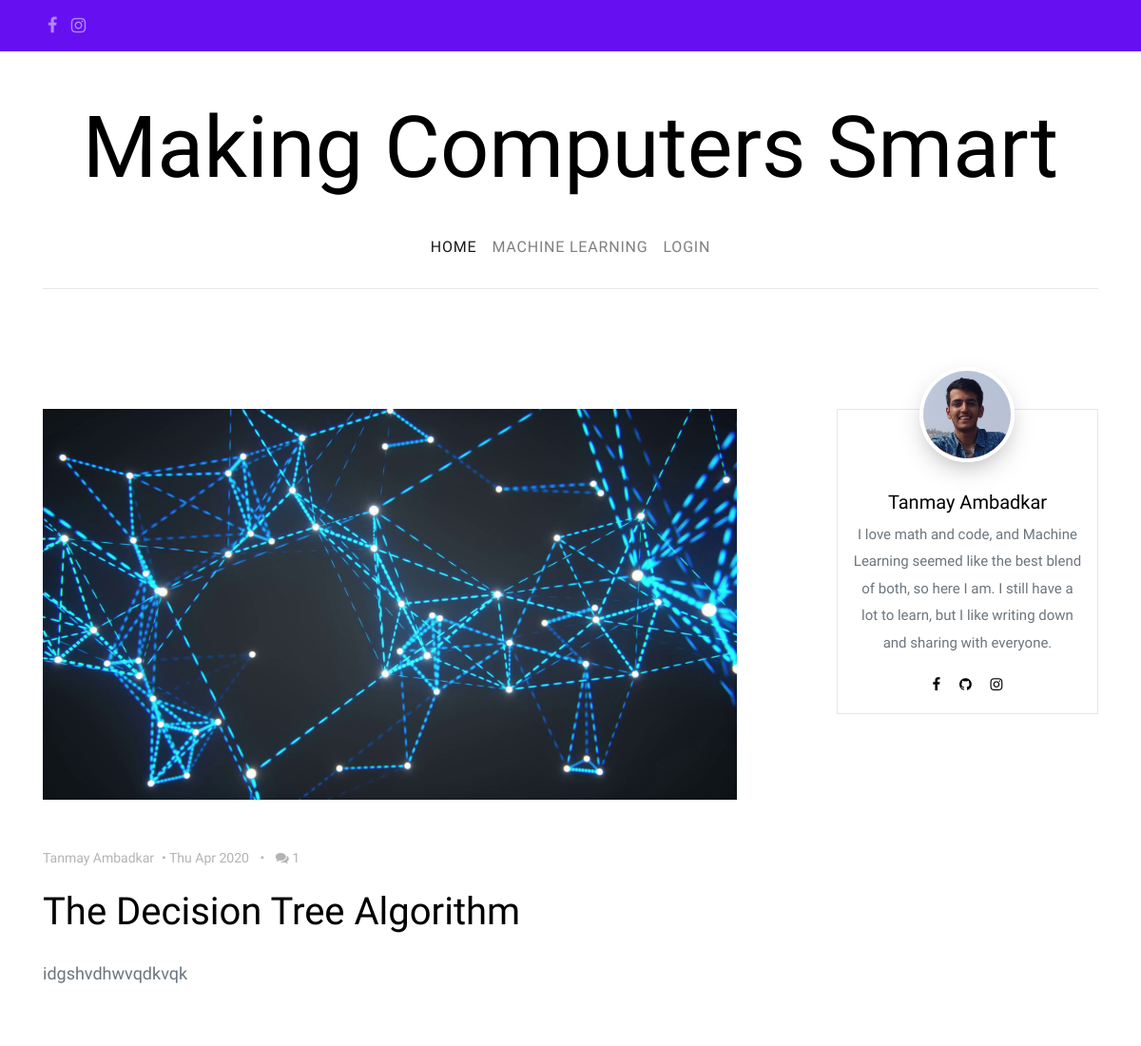
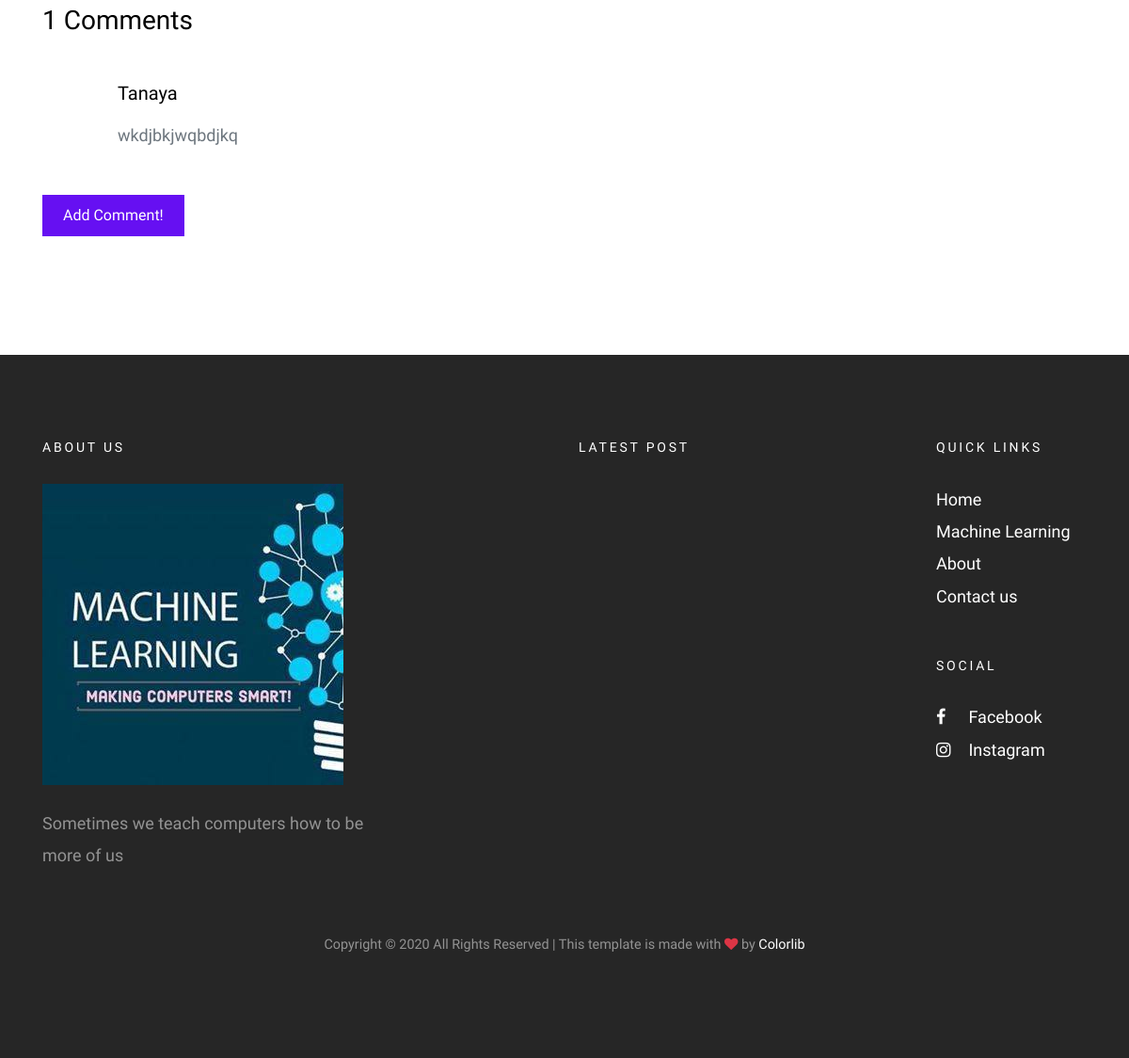
Screenshot of /post/2 with the database file from the repository (2 pictures, top to bottom).
### blog/models.py (models this page shows, shortened)
class Post(models.Model):
    author = models.ForeignKey('UserProfileInfo', on_delete = models.CASCADE)
    title = models.CharField(max_length = 200)
    cover_img = models.ImageField(upload_to = 'cover_image', blank = True)
    text = models.TextField()
    created_date = models.DateTimeField(default = timezone.now)
    published_date = models.DateTimeField(blank = True, null = True)
    def approve_comments(self):
        return self.comments.filter(approved_comment=True)

class UserProfileInfo(models.Model):
    user = models.OneToOneField(User, on_delete= models.CASCADE)
    profile_img = models.ImageField(upload_to = 'profile_pics', blank = True)
    description = models.TextField(blank = True)
    instagram = models.URLField(blank = True)
    facebook = models.URLField(blank = True)
    github = models.URLField(blank = True)

class Comment(models.Model):
    post = models.ForeignKey('blog.Post', related_name = 'comments', on_delete = models.CASCADE)
    author = models.CharField(max_length = 100)
    text= models.TextField()
    create_date = models.DateTimeField(default = timezone.now)
    approved_comment = models.BooleanField(default = False)

### blog/views.py (the view)
# urls.py: path('post/<int:pk>', PostDetailView.as_view(), name = 'post_detail'),
class PostDetailView(DetailView):
    model = Post

### blog/templates/blog/post_detail.html (shortened to what this page needs)
{% extends "blog/base.html" %}
{% load static %}
{% block content %}
<section class="site-section py-lg">
  <div class="container">
    <div class="row blog-entries element-animate">
      <div class="col-md-12 col-lg-8 main-content">
        <img src="/media/{{post.cover_img}}" alt="Image" class="img-fluid mb-5">
         <div class="post-meta">
            <span class="author mr-2"> {{post.author.user.first_name}} {{post.author.user.last_name}}</span>&bullet;
            {% if post.published_date  %}
                <span class="mr-2">{{ post.published_date|date:"D M Y"}}</span> &bullet;
                <span class="ml-2"><span class="fa fa-comments"></span> {{post.approve_comments.count}}</span>
            {% else %}
                <a href="{% url 'post_publish' pk=post.pk %}" class='btn btn-primary'>Publish</a>
            {% endif %}
          </div>
        <h1 class="mb-4">{{post.title|safe|linebreaksbr}}</h1>
        <div class="post-content-body">
            {{post.text|safe|linebreaksbr}}
        </div>
        <div class="pt-5">
          <h3 class="mb-5">{{post.approve_comments.count}} Comments</h3>
          <ul class="comment-list">
              {% for comment in post.comments.all %}
                {% if user.is_authenticated or comment.approved_comment %}
                    <li class="comment">
                      <div class="comment-body">
                        <h3>{{comment.author}}</h3>
                        <p>{{comment.text|safe|linebreaks}}</p>
                      </div>
                    </li>
                {% endif %}
                {% empty %}
                <p> No Comments!</p>
              {% endfor %}
          </ul>
        </div>
        <a class="btn btn-primary btn-comment" href="{% url 'add_comments_to_post' pk=post.pk %}">Add Comment!</a>
      </div>
      <div class="col-md-12 col-lg-4 sidebar">
        <div class="sidebar-box">
          <div class="bio text-center">
            <img src="/media/{{post.author.profile_img}}" alt="Image Placeholder" class="img-fluid">
            <div class="bio-body">
              <h2>{{post.author.user.first_name}} {{post.author.user.last_name}}</h2>
              <p>{{post.author.description}}</p>
              <p class="social">
                <a href="{{post.author.facebook}}" class="p-2"><span class="fa fa-facebook"></span></a>
                <a href="{{post.author.github}}" class="p-2"><span class="fa fa-github"></span></a>
                <a href="{{post.author.instagram}}" class="p-2"><span class="fa fa-instagram"></span></a>
              </p>
            </div>
          </div>
        </div>
      </div>
    </div>
  </div>
</section>
{% endblock %}

### blog/static/css/style.css (style rules this page uses)
body { background: #ccc url("../images/photography.png") repeat; font-family: "Inconsolata", SFMono-Regular, Menlo, Monaco, Consolas, "Liberation Mono", "Courier New", monospace; font-weight: 300; font-size: 18px; line-height: 1.9; color: #6c757d; }
a { -webkit-transition: .3s all ease; -o-transition: .3s all ease; transition: .3s all ease; text-decoration: none; }
h1, h2, h3, h4, h5 { color: #000; font-family: "Josefin Sans", -apple-system, BlinkMacSystemFont, "Segoe UI", Roboto, "Helvetica Neue", Arial, sans-serif, "Apple Color Emoji", "Segoe UI Emoji", "Segoe UI Symbol", "Noto Color Emoji"; }
.bio { padding: 15px; background: #fff; border: 1px solid #e6e6e6; font-weight: 400; }
.bio img { border: 4px solid #fff; -webkit-box-shadow: 0 10px 30px -10px rgba(0, 0, 0, 0.4); box-shadow: 0 10px 30px -10px rgba(0, 0, 0, 0.4); max-width: 100px; margin-top: -4em; border-radius: 50%; position: relative; margin-bottom: 30px; }
.bio h2 { font-size: 20px; }
.bio .bio-body .social a { color: #000; }
.site-section { padding: 7em 0; }
.blog-entries .post-meta { margin-bottom: 20px; font-size: 14px; color: #b3b3b3; }
.btn, .form-control { outline: none; -webkit-box-shadow: none !important; box-shadow: none !important; border-radius: 0; }
.btn { -webkit-transition: .3s all ease; -o-transition: .3s all ease; transition: .3s all ease; padding: 8px 20px; }
.btn.btn-primary { color: #fff; border-width: 2px; }
.sidebar { padding-left: 5em; }
.sidebar-box { margin-bottom: 4em; font-size: 15px; width: 100%; float: left; background: #fff; }
.sidebar-box *:last-child { margin-bottom: 0; }
.comment-list { padding: 0; margin: 0; }
.comment-list li { padding: 0; margin: 0 0 30px 0; float: left; width: 100%; clear: both; list-style: none; }
.comment-list li .comment-body { float: right; width: calc(100% - 80px); }
.comment-list li .comment-body h3 { font-size: 20px; }
.element-animate { opacity: 0; visibility: hidden; }

### rows the page displays
Post: cover_img (picture), author.user.first_name "Tanmay", author.user.last_name "Ambadkar", published_date "Thu Apr 2020", approve_comments.count "1", title "The Decision Tree Algorithm", text "idgshvdhwvqdkvqk", author.profile_img (picture), author.description "I love math and code, and Machine Learning seemed like the best blend of both, so here I am. I still have a lot to learn, but I like writing down and sharing with everyone."
Comment: author "Tanaya", text "wkdjbkjwqbdjkq"
